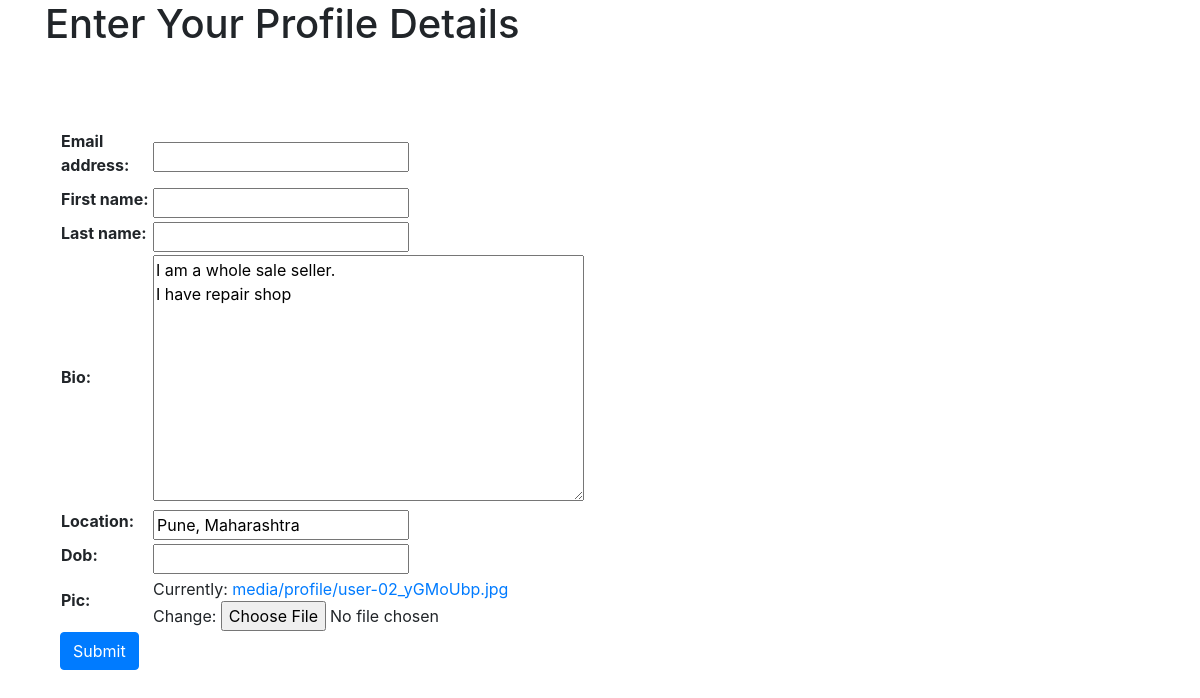
The app's page /profile_edit (signed in) with its own data.
### blog/models.py (models this page shows, shortened)
class Profile(models.Model):
    user = models.OneToOneField(User, on_delete=models.CASCADE)
    bio= models.TextField(max_length=500,blank=True,)
    location = models.CharField(max_length=35,blank=True)
    dob=models.DateTimeField(null=True, blank=True)
    pic=models.ImageField(upload_to="media/profile", default="awatar.jpg")

### blog/views.py (the view)
# urls.py: path('profile_edit',views.profile_edit, name='profile_edit'),
@login_required
def profile_edit(request):
    if request.method == 'POST':
        form = UserUpdateForm(request.POST, instance=request.user)
        profile_form = ProfileEditForm(request.POST, request.FILES, instance=request.user.profile)
        if form.is_valid() and profile_form.is_valid():
            user_form = form.save()
            custom_form = profile_form.save(False)
            custom_form.user = user_form
            custom_form.save()
            return redirect('profile')
    else:
        form = UserUpdateForm(instance=request.user)
        profile_form = ProfileEditForm(instance=request.user.profile)
    data = {
        'form':form,
        'profile_form':profile_form
    }
    return render(request, 'profileedit.html', data)

### blog/forms.py
class UserUpdateForm(forms.ModelForm):
    class Meta:
        model=User
        fields = (
                 'email',
                 'first_name',
                 'last_name'
                )

class ProfileEditForm(forms.ModelForm):
    class Meta:
        model=Profile
        fields =('bio','location','dob',"pic")

### blog/templates/profileedit.html (shortened to what this page needs)
{% load static %}
{% load crispy_forms_tags %}
<!DOCTYPE html>
<html lang="en">
<head>
  <link rel="stylesheet" href="https://maxcdn.bootstrapcdn.com/bootstrap/4.0.0/css/bootstrap.min.css"
>
</head>
<body>
<div class="container">
<h1> Enter Your Profile Details</h1>
<br><br><br>
    <form  class="form col-lg-6" method="post" enctype="multipart/form-data">
        <table>
    {{ form.as_table }}
    {{ profile_form.as_table }}
    </table>
    <button type="submit" value="Submit" class="btn btn-primary">Submit</button>
    </form>
    </div>
</body>
</html>

### records on screen
Profile: bio "I am a whole sale seller. I have repair shop", location "Pune, Maharashtra"
